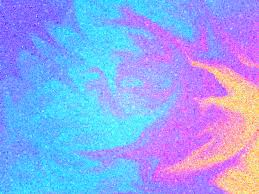
#> input picture backend/openCV-color-detection-master/resources/image.jpg, 259 x 194 px
$ python main.py resources/image.jpg
#> lines starting #> are read from the running program, lines starting #| are printed output that depends on the picture
#> further down, image is the input picture: shape (194, 259, 3); mean B, G, R 240.9, 164.9, 146.3
import cv2
from sklearn.cluster import KMeans
from collections import Counter
import matplotlib.pyplot as plt
import sys

def get_image(image_path):
    image = cv2.imread(image_path)
    image = cv2.cvtColor(image, cv2.COLOR_BGR2RGB)
    return image

def convert(color):
    rounded_color = [round(component) for component in color]
    return "({}, {}, {})".format(rounded_color[0], rounded_color[1], rounded_color[2])

def get_colours (image,color_num):
#> called with color_num = 10
    img = cv2.resize(image, (600, 400))
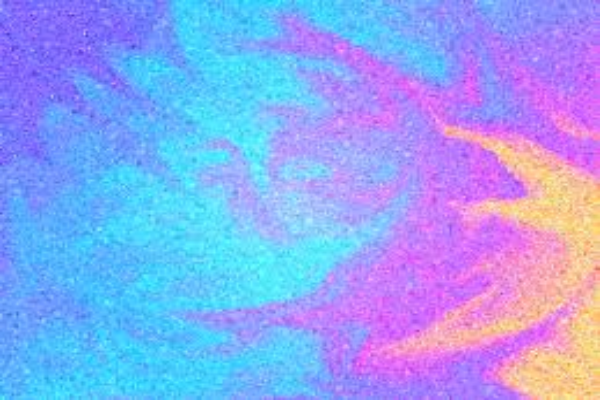
#> img: shape (400, 600, 3); mean R, G, B 146.2, 164.8, 240.8
    img = img.reshape(img.shape[0] * img.shape[1], 3)
    cluster = KMeans(n_clusters = color_num)
    labels = cluster.fit_predict(img)
    ct = Counter(labels)
#> ct = 10 items
    center = cluster.cluster_centers_
    order = [center[i] for i in ct.keys()]
#> order = [[163.3, 159.1, 251.2], [127.4, 117, 248.1], [108.6, 161.2, 250.1], [79.37, 191, 249.2], [89.74, 218.5, 252.1], [139.7, 195.7, 252], [178.7, 124.5, 249.3], [213.9, 115.9, 246.5], [243.8, 155.9, 202.8], [246.1, 196.6, 150.2]]
    hex_color = [convert(order[i]) for i in ct.keys()]
#> in convert, `rounded_color = [round(component) for component in color]`: rounded_color = [214, 116, 247]
#> hex_color = ['(214, 116, 247)', '(90, 219, 252)', '(179, 124, 249)', '(109, 161, 250)', '(244, 156, 203)', '(163, 159, 251)', '(127, 117, 248)', '(246, 197, 150)', '(140, 196, 252)', '(79, 191, 249)']
    print(f"{hex_color}")
#| ['(214, 116, 247)', '(90, 219, 252)', '(179, 124, 249)', '(109, 161, 250)', '(244, 156, 203)', '(163, 159, 251)', '(127, 117, 248)', '(246, 197, 150)', '(140, 196, 252)', '(79, 191, 249)']
    # [7 lines of commented-out code are left out]

path = sys.argv[1]
color_num = 10

try:
    image = cv2.imread(path)
    image = cv2.cvtColor(image, cv2.COLOR_BGR2RGB)
    img = get_image(path)
    get_colours(img, color_num)

except:
        print(f"Error! Please enter a valid path or try entering an image which has {color_num} colors.")
        exit()
